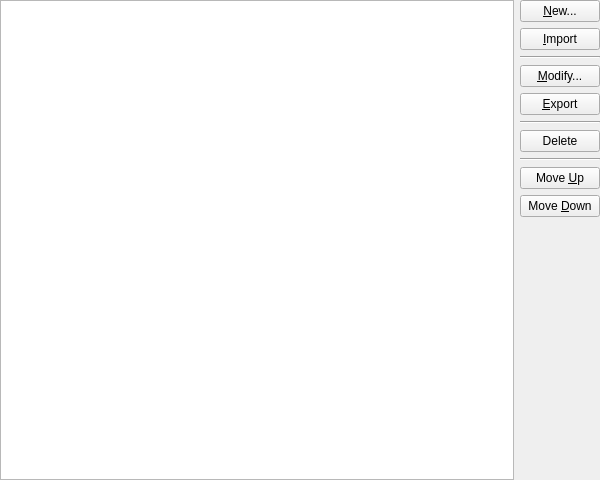
<?xml version="1.0" encoding="UTF-8"?>
<ui version="4.0">
 <class>KWin::KCMRulesList</class>
 <widget class="QWidget" name="KWin::KCMRulesList">
  <property name="geometry">
   <rect>
    <x>0</x>
    <y>0</y>
    <width>600</width>
    <height>480</height>
   </rect>
  </property>
  <layout class="QGridLayout">
   <property name="margin">
    <number>0</number>
   </property>
   <item row="0" column="0" rowspan="14">
    <widget class="KListWidget" name="rules_listbox"/>
   </item>
   <item row="0" column="1">
    <widget class="KPushButton" name="new_button">
     <property name="text">
      <string>&amp;New...</string>
     </property>
    </widget>
   </item>
   <item row="3" column="1">
    <widget class="KPushButton" name="modify_button">
     <property name="text">
      <string>&amp;Modify...</string>
     </property>
    </widget>
   </item>
   <item row="6" column="1">
    <widget class="KPushButton" name="delete_button">
     <property name="text">
      <string>Delete</string>
     </property>
     <property name="shortcut">
      <string/>
     </property>
    </widget>
   </item>
   <item row="8" column="1">
    <widget class="KPushButton" name="moveup_button">
     <property name="text">
      <string>Move &amp;Up</string>
     </property>
    </widget>
   </item>
   <item row="9" column="1">
    <widget class="KPushButton" name="movedown_button">
     <property name="text">
      <string>Move &amp;Down</string>
     </property>
    </widget>
   </item>
   <item row="13" column="1">
    <spacer name="spacer1">
     <property name="orientation">
      <enum>Qt::Vertical</enum>
     </property>
     <property name="sizeType">
      <enum>QSizePolicy::Expanding</enum>
     </property>
     <property name="sizeHint" stdset="0">
      <size>
       <width>20</width>
       <height>294</height>
      </size>
     </property>
    </spacer>
   </item>
   <item row="5" column="1">
    <widget class="Line" name="line">
     <property name="orientation">
      <enum>Qt::Horizontal</enum>
     </property>
    </widget>
   </item>
   <item row="7" column="1">
    <widget class="Line" name="line_2">
     <property name="orientation">
      <enum>Qt::Horizontal</enum>
     </property>
    </widget>
   </item>
   <item row="1" column="1">
    <widget class="QPushButton" name="import_button">
     <property name="text">
      <string>&amp;Import</string>
     </property>
    </widget>
   </item>
   <item row="4" column="1">
    <widget class="QPushButton" name="export_button">
     <property name="text">
      <string>&amp;Export</string>
     </property>
    </widget>
   </item>
   <item row="2" column="1">
    <widget class="Line" name="line_3">
     <property name="orientation">
      <enum>Qt::Horizontal</enum>
     </property>
    </widget>
   </item>
  </layout>
 </widget>
 <customwidgets>
  <customwidget>
   <class>KListWidget</class>
   <extends>QListWidget</extends>
   <header>klistwidget.h</header>
  </customwidget>
  <customwidget>
   <class>KPushButton</class>
   <extends>QPushButton</extends>
   <header>kpushbutton.h</header>
  </customwidget>
 </customwidgets>
 <includes>
  <include location="local">kdialog.h</include>
 </includes>
 <connections/>
</ui>
